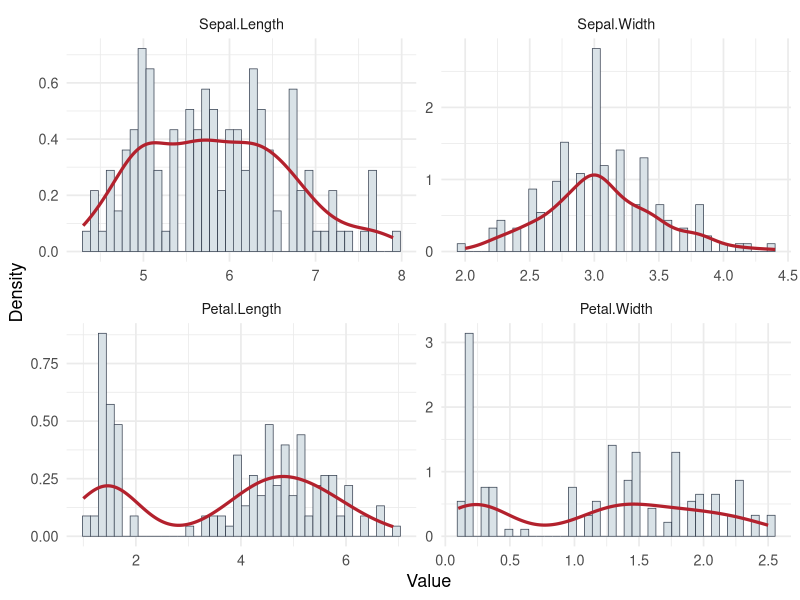
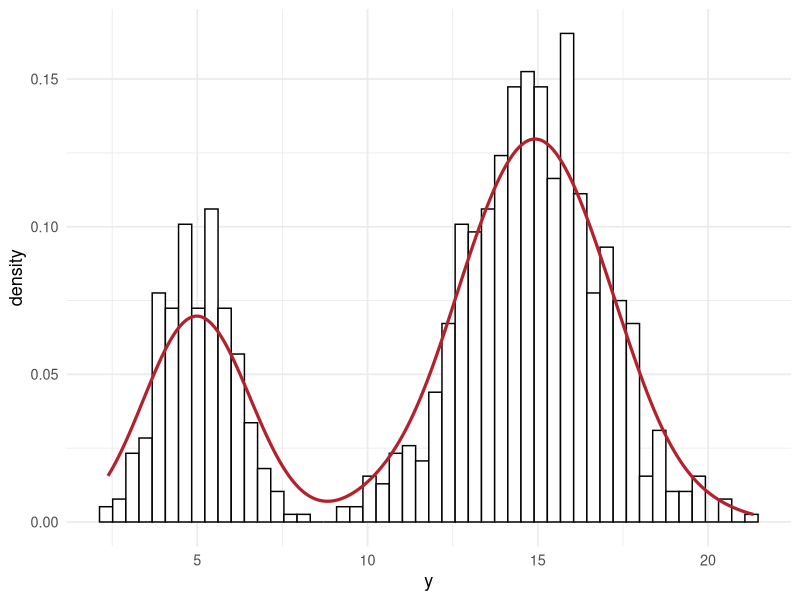

Write R code to recreate these figures, in order.
## ---- chunk 1
#| include: false
library(ggplot2)
library(knitr)

theme_set(theme_minimal(base_size = 13))
## ---- chunk 2
data(iris)
kable(head(iris), digits = 2)
## ---- chunk 3
kable(head(iris[, c("Sepal.Length", "Sepal.Width", "Petal.Length", "Petal.Width")]), digits = 2)
## ---- chunk 4
dplot = stack(iris[, c("Sepal.Length", "Sepal.Width", "Petal.Length", "Petal.Width")])
colnames(dplot) = c("Value", "Feature")

ggplot(dplot, aes(x = Value)) +
  geom_histogram(
    aes(y = after_stat(density)),
    bins = 40,
    fill = "#d9e2e7",
    color = "#374151",
    linewidth = 0.25
  ) +
  geom_density(color = "#b3212d", linewidth = 1.1) +
  facet_wrap(~ Feature, scales = "free") +
  labs(x = "Value", y = "Density")
## ---- chunk 5
# some random data
set.seed(100)
N <- 1000

# mixture probability for the first component
theta <- 0.3
mu1 <- 5
mu2 <- 15
sd1 <- 1
sd2 <- 2
y <- ifelse(runif(N) < theta, rnorm(N, mu1, sd1), rnorm(N, mu2, sd2))

dat = list(
     N = length(y),
     y = y,
     k = 2 # number of mixture components
)

dplot = as.data.frame(dat)

# plot the raw data
ggplot(dplot, aes(x = y)) +
  geom_histogram(aes(y = ..density..), bins = 50, fill = "white", color = 1) +
  geom_density(color = "#b3212d", linewidth = 1.1)
